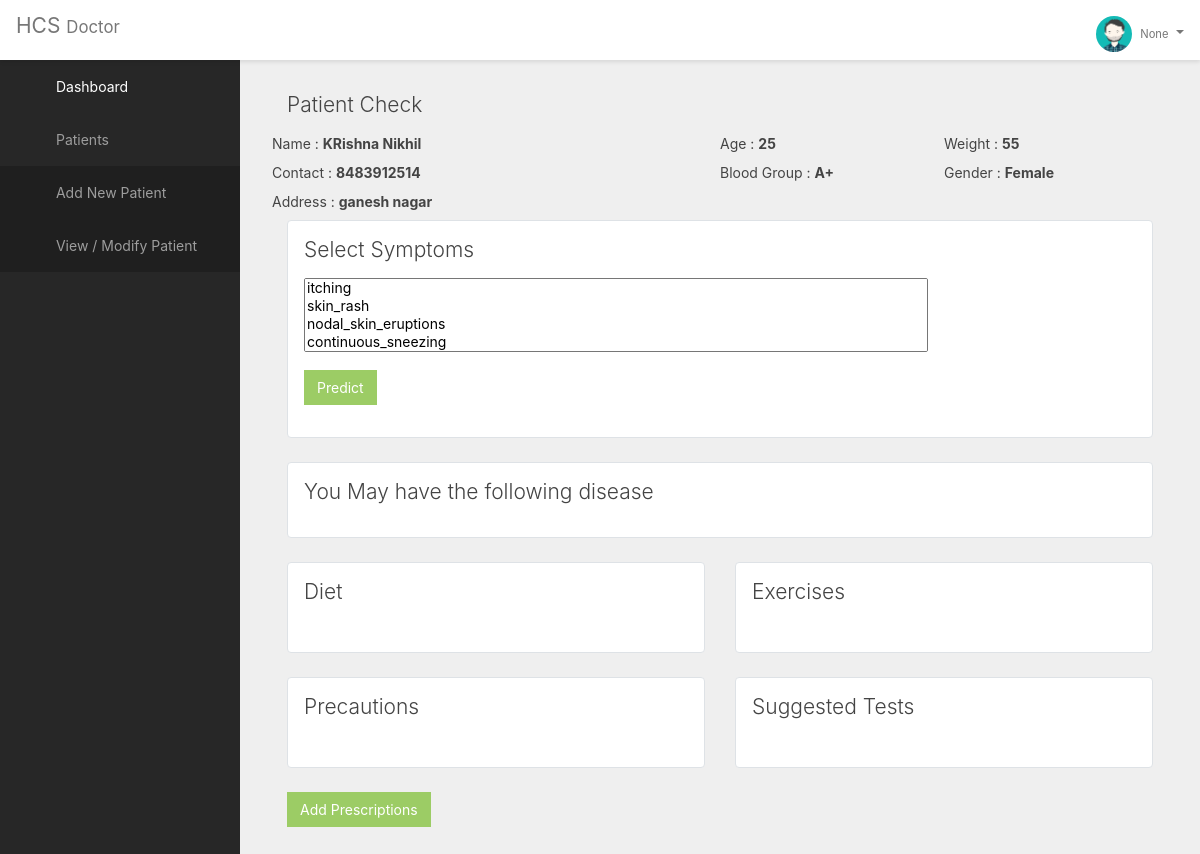
Page /DoctorCalculate/8/ on the committed database.
### cals/models.py (models this page shows)
class patient(models.Model):
    name = models.CharField(max_length=128)
    address = models.TextField(max_length=255)
    contact = models.TextField(max_length=32)
    bloodgroup = models.CharField(max_length=10)
    age = models.IntegerField()
    gender = models.CharField(max_length=32)
    weight = models.IntegerField()
    email = models.CharField(max_length=255)
    password = models.TextField(max_length=255)
    status = models.CharField(max_length=25)
    added_date = models.DateTimeField(default=timezone.now)

### cals/views.py (the view)
# urls.py: path('DoctorCalculate/<pid>/', views.DoctorCalculate2, name='DoctorCalculate2'),
def DoctorCalculate2(request,pid):
    DoctorSession = request.COOKIES.get('SessionDoctorLogin')
    patient2 = patient.objects.get(id=pid)
    return render(request,'cals/Doctor/DoctorCalculate.html',{'DS':DoctorSession,'patient':patient2})

### cals/templates/cals/Doctor/DoctorCalculate.html (shortened to what this page needs)
 {% extends 'DoctorBase.html' %}
    {% block content %}
 <div class="content">
                <div class="container-fluid">
                    <h4>Patient Check</h4>
                    <div class="row">
                        <div class="col-6 col-lg-6 col-sm-12 p-0">
                            <div class="form-group m-0">
                                <label for="Name">Name :</label>
                                <b>{{ patient.name }}</b>
                            </div>
                        </div>
                        <div class="col-3 col-lg-3 col-sm-6 p-0">
                            <div class="form-group m-0">
                                <label for="age">Age :</label>
                                <b>{{patient.age}}</b>
                            </div>
                        </div>
                        <div class="col-3 col-lg-3 col-sm-6 p-0">
                            <div class="form-group m-0">
                                <label for="weight">Weight :</label>
                                <b>{{patient.weight}}</b>
                            </div>
                        </div>
                        <div class="col-6 col-lg-6 col-sm-12 p-0">
                            <div class="form-group m-0">
                                <label for="Name">Contact :</label>
                                <b>{{patient.contact}}</b>
                            </div>
                        </div>
                        <div class="col-3 col-lg-3 col-sm-6 p-0">
                            <div class="form-group m-0">
                                <label for="age">Blood Group :</label>
                                <b>{{patient.bloodgroup}}</b>
                            </div>
                        </div>
                        <div class="col-3 col-lg-3 col-sm-6 p-0">
                            <div class="form-group m-0">
                                <label for="weight">Gender :</label>
                                <b>{{patient.gender}}</b>
                            </div>
                        </div>
                        <div class="col-6 col-lg-6 col-sm-12 p-0">
                            <div class="form-group m-0">
                                <label for="address">Address :</label>
                                <b>{{patient.address}}</b>
                            </div>
                        </div>
                    </div>
                    <div class="row">
                        <div class="col-12 col-lg-12 col-sm-12">
                            <div class="card text-left">
                                <div class="card-body">
                                    <h4 class="card-title">Select Symptoms</h4>
                                    <p class="card-text">
                                      <form method="post" action="{% url 'DoctorProcess' %}">
                                        <div class="form-group">
                                            <select name="sym" class="selectpicker w-75" multiple="multiple" data-live-search="true" id="sysselect">
                                                <option value"itching">itching</option>
                                                <option value"skin_rash">skin_rash</option>
                                                <option value"nodal_skin_eruptions"> nodal_skin_eruptions</option>
                                                <option value"continuous_sneezing">continuous_sneezing</option>
                                                <option value"shivering">shivering</option>
                                            </select>
                                        </div>
                                        <div class="form-group">
                                            <input type="submit" class="btn btn-success" name="" aria-describedby="helpId"
                                                value="Predict">
                                          </form>
                                        </div>
                                </div>
                            </div>
                        </div>
                    <div class="col-12 col-lg-12 col-sm-12">
                            <div class="card text-left">
                                <div class="card-body">
                                    <h4 class="card-title">You May have the following disease</h4>
                                </div>
                            </div>
                        </div>
                     <div class="col-6 col-lg-6 col-sm-12">
                            <div class="card text-left">
                                <div class="card-body">
                                    <h4 class="card-title">Diet</h4>
                                </div>
                            </div>
                        </div>
                        <div class="col-6 col-lg-6 col-sm-12">
                            <div class="card text-left">
                                <div class="card-body">
                                    <h4 class="card-title">Exercises</h4>
                                </div>
                            </div>
                        </div>
                    <div class="col-6 col-lg-6 col-sm-12">
                            <div class="card text-left">
                                <div class="card-body">
                                    <h4 class="card-title">Precautions</h4>
                                </div>
                            </div>
                        </div>
                    <div class="col-6 col-lg-6 col-sm-12">
                            <div class="card text-left">
                                <div class="card-body">
                                    <h4 class="card-title">Suggested Tests</h4>
                                </div>
                            </div>
                        </div>
<div class="col-12 col-12-6 col-sm-12">
    <a href="http://127.0.0.1:8000/addPrescription/{{patient.id}}/" class="btn btn-success">Add Prescriptions</a>
</div>
                    </div>
                </div>
            </div>
 {% endblock %}

### rows in the picture
patient: name "KRishna Nikhil", age "25", weight "55", contact "8483912514", bloodgroup "A+", gender "Female", address "ganesh nagar"

### other values in the picture
{{ DS }} "None"
